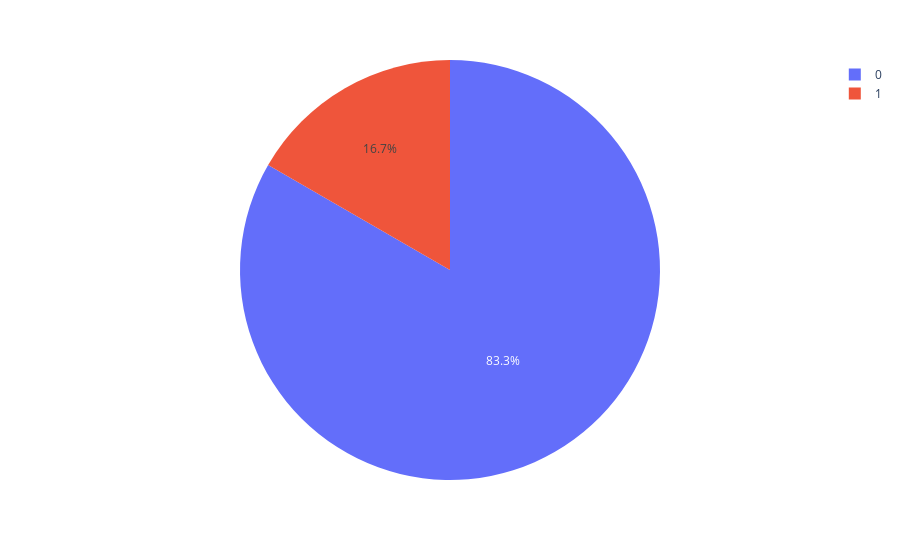

The notebook cell saved with this chart:
### Code cell
fig = px.pie(df_AllMonthly_Price,"is-gain")
fig.show()

pio.write_image(fig, f"{report_path}\\{title}-{chart_title}_pie.png")

### Figure 1 — Plotly figure (JSON) as saved in the notebook; plotly's stock layout.template omitted (floating-point values rounded to 4 significant figures)
{"data": [{"domain": {"x": [0, 1], "y": [0, 1]}, "hovertemplate": "is-gain=%{label}<extra></extra>", "labels": [1, 0, 0, 0, 0, 0], "legendgroup": "", "name": "", "showlegend": true, "type": "pie"}], "layout": {"autosize": true, "legend": {"tracegroupgap": 0}, "margin": {"t": 60}}}
